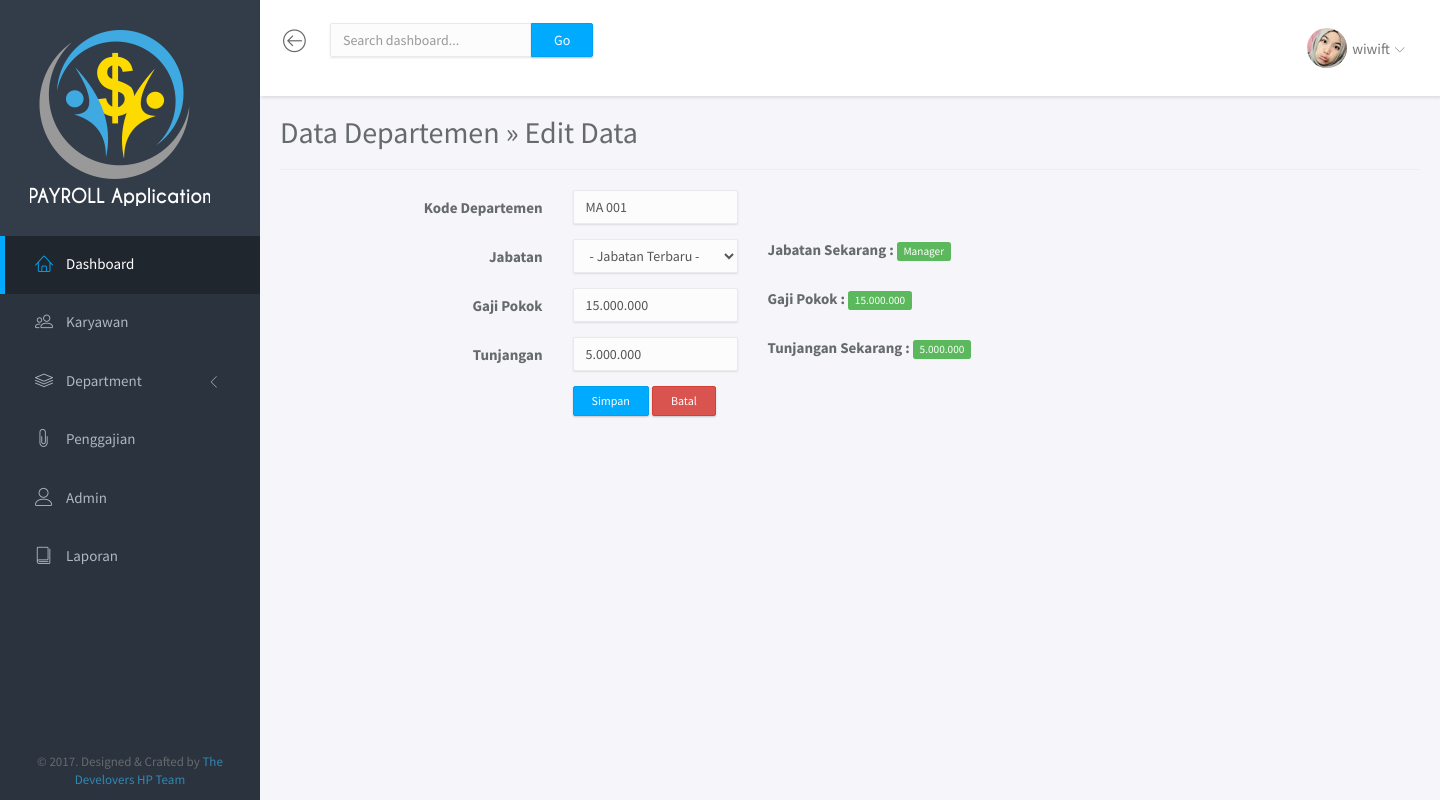
/PayRoll_App/view/editDepartemen_min.php?kode_depart=MA 001 (signed in), run on the app's committed database.
### tables this page shows
CREATE TABLE IF NOT EXISTS `tbl_departemen` (
`ID_department` int(11) NOT NULL,
  `kode_depart` varchar(50) NOT NULL,
  `jabatan` varchar(100) NOT NULL,
  `gajipokok` varchar(100) NOT NULL,
  `tunjangan` varchar(100) NOT NULL
);

### PayRoll_App/controller/controller.php (called while the page is built, shortened)
<?php
class Table extends Config
{
	public function edit_Depart($kode)
	{
		$sql_departemen = mysql_query("SELECT * FROM tbl_departemen WHERE kode_depart ='$kode'");
		while ($hasil = mysql_fetch_array($sql_departemen)) {
			$result[] = $hasil;
		}
		return $result;
	}
}
?>

### PayRoll_App/view/editDepartemen_min.php (the view, shortened to what this page needs)
<?php
include '../controller/controller.php';
$edit = new Table();
	if (!isset($_SESSION['username']) && !isset($_SESSION['password'])) {
		header("location:form_login.php");
	} else {
	$nama = $_SESSION['username'];
?>
<!doctype html>
<html lang="en">
<head>
	<link rel="stylesheet" href="../asset/css/bootstrap.min.css">
	<link rel="stylesheet" href="../asset/css/vendor/icon-sets.css">
	<link rel="stylesheet" href="../asset/css/main.min.css">
	<link rel="stylesheet" href="../asset/css/bootstrap-datepicker.css" >
	<link rel="stylesheet" href="../asset/css/demo.css">
</head>
<body>
	<div id="wrapper">
		<div class="sidebar">
			<div class="brand">
				<img src="../img/logo.png" class="img-responsive logo">
			</div>
			<div class="sidebar-scroll">
				<nav>
					<ul class="nav">
						<li><a href="dashboard_admin.php" class="active"><i class="lnr lnr-home"></i> <span>Dashboard</span></a></li>
						<li><a href="tbl_karyawan_min.php" class=""><i class="lnr lnr-users"></i> <span>Karyawan</span></a></li>
						<li>
							<a href="#subPages" data-toggle="collapse" class="collapsed"><i class="lnr lnr-layers"></i> <span>Department</span> <i class="icon-submenu lnr lnr-chevron-left"></i></a>
						</li>
						<li><a href="tbl_gaji.php" class=""><i class="lnr lnr-paperclip"></i> <span>Penggajian</span></a></li>
						<li><a href="tbl_akun.php" class=""><i class="lnr lnr-user"></i> <span>Admin</span></a></li>
						<li><a href="" class=""><i class="lnr lnr-book"></i> <span>Laporan</span></a></li>
					</ul>
				</nav>
			</div>
			<footer>
				<div class="container-fluid">
					<p class="copyright">&copy; 2017. Designed &amp; Crafted by <a href="https://themeineed.com">The Develovers HP Team</a></p>
				</div>
			</footer>
		</div>
		<div class="main">
			<nav class="navbar navbar-default">
				<div class="container-fluid">
					<div class="navbar-btn">
						<button type="button" class="btn-toggle-fullwidth"><i class="lnr lnr-arrow-left-circle"></i></button>
					</div>
					<div id="navbar-menu" class="navbar-collapse collapse">
						<form class="navbar-form navbar-left hidden-xs">
							<div class="input-group">
								<input type="text" value="" class="form-control" placeholder="Search dashboard...">
								<span class="input-group-btn"><button type="button" class="btn btn-primary">Go</button></span>
							</div>
						</form>
						<ul class="nav navbar-nav navbar-right">
							<li class="dropdown">
								<a href="#" class="dropdown-toggle" data-toggle="dropdown"><img src="../asset/img/chiput.jpg" class="img-circle" alt="Avatar"> <span><?php echo $nama ?></span> <i class="icon-submenu lnr lnr-chevron-down"></i></a>
							</li>
						</ul>
					</div>
				</div>
			</nav>
			<div class="container">
			<div class="content">
			<h2>Data Departemen &raquo; Edit Data</h2>
			<hr/>
			<form class="form-horizontal" action="editDepartemen_min.php?aksi=update" method="post">
			<?php
			foreach ($edit->edit_Depart($_GET['kode_depart']) as $tampil){
			?>
				<div class="form-group">
					<label class="col-sm-3 control-label">Kode Departemen</label>
					<div class="col-sm-2">
						<input type="text" name="kode_depart" value="<?php echo $tampil['kode_depart']; ?>" class="form-control" placeholder="Kode Departemen" required>
					</div>
				</div>
				<div class="form-group">
					<label class="col-sm-3 control-label">Jabatan</label>
					<div class="col-sm-2">
						<select name="jabatan" class="form-control" required>
							<option value=""> - Jabatan Terbaru - </option>
						</select>
					</div>
                    <div class="col-sm-3">
                    <b>Jabatan Sekarang :</b> <span class="label label-success"><?php echo $tampil['jabatan']; ?></span>
				    </div>
				</div>
				<div class="form-group">
					<label class="col-sm-3 control-label">Gaji Pokok</label>
					<div class="col-sm-2">
						<input type="text" name="gaji" class="form-control" value="<?php echo $tampil['gajipokok']; ?>" placeholder="Gaji Pokok" required>
					</div>
					 <div class="col-sm-3">
                    <b>Gaji Pokok :</b> <span class="label label-success"><?php echo $tampil['gajipokok']; ?></span>
				    </div>
				</div>
				<div class="form-group">
					<label class="col-sm-3 control-label">Tunjangan</label>
					<div class="col-sm-2">
						<input type="text" name="tunjangan" value="<?php echo $tampil['tunjangan']; ?>" class="form-control" placeholder="Tunjangan" required>
					</div>
					<div class="col-sm-3">
                    <b>Tunjangan Sekarang :</b> <span class="label label-success"><?php echo $tampil['tunjangan']; ?></span>
				    </div>
				</div>
				<div class="form-group">
					<label class="col-sm-3 control-label">&nbsp;</label>
					<div class="col-sm-6">
						<input type="submit" name="simpan" class="btn btn-sm btn-primary" value="Simpan">
						<a href="editDepartemen_min.php" class="btn btn-sm btn-danger">Batal</a>
					</div>
				</div>
				<?php
				}
				?>
			</form>
		</div>
	</div>
		</div>
	</div>
</body>
</html>
<?php
}
?>

### data on the page
tbl_departemen: kode_depart "MA 001", jabatan "Manager", gaji "15.000.000", gajipokok "15.000.000", tunjangan "5.000.000"

### other printed values
$nama "wiwift"
